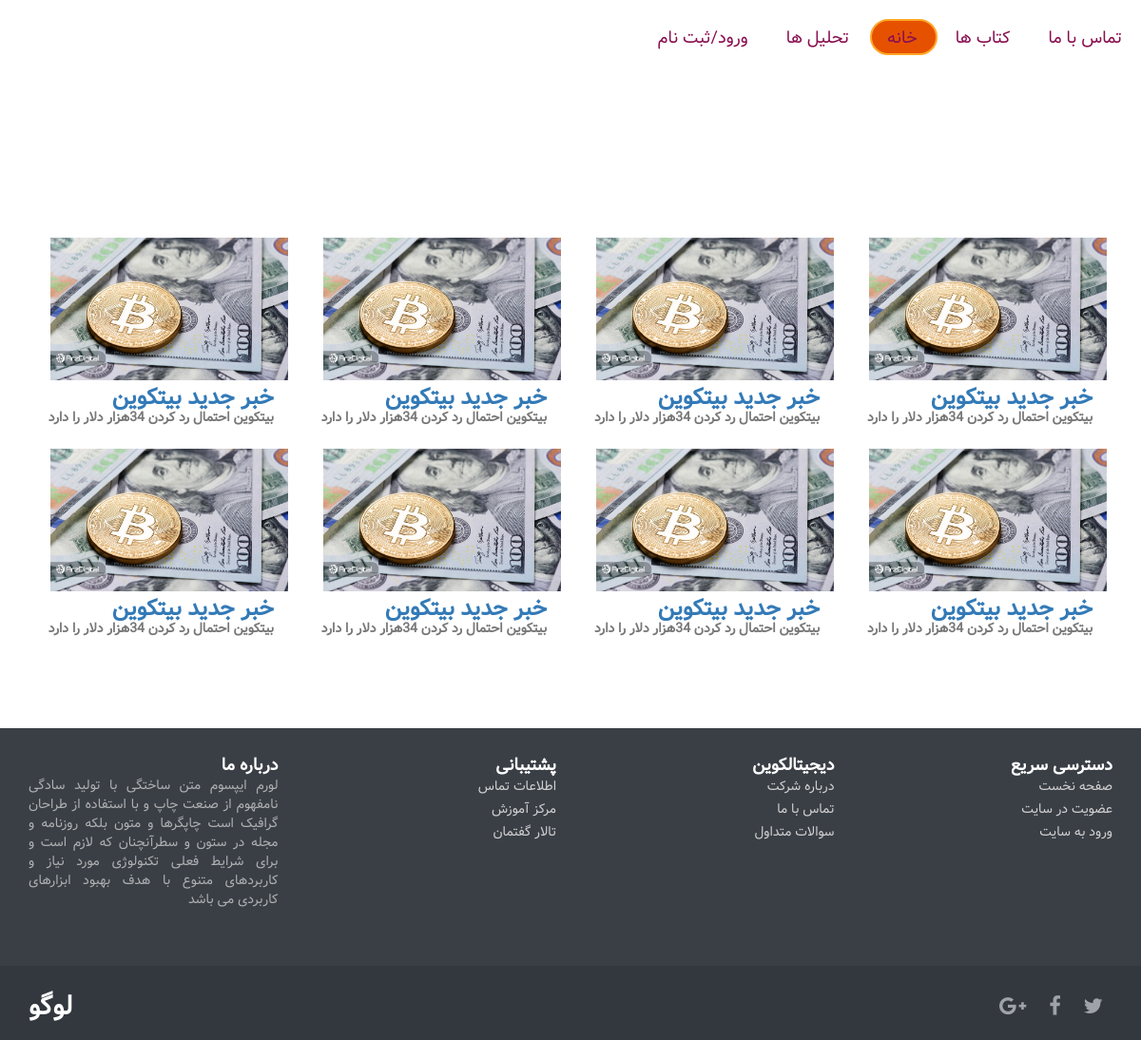
Page /news.php on the committed database.
### tables this page shows
CREATE TABLE `news` (
  `id` int(11) NOT NULL,
  `title` varchar(50) NOT NULL,
  `cover` text NOT NULL,
  `Summary` varchar(100) NOT NULL,
  `text` text NOT NULL
);

### app/db.php (called while the page is built, shortened)
<?php
class db
{
    protected $pdo;
    private $db;
    private $user;
    private $pass;
    private $tbl;
    public function __construct($db = "digitalcoino", $user = "root", $pass = "")
    {
        $this->db = $db;
        $this->user = $user;
        $this->pass = $pass;
    }
    public function connecting()
    {
        try {
            $this->pdo = new PDO("mysql:host=localhost;dbname={$this->db}", $this->user, $this->pass);
        } catch (Exception $e) {
            die($e->getMessage());
        }
    }
    public function setTbl($tbl)
    {
        $this->tbl = $tbl;
    }
    public function selectData($name)
    {
        if (is_array($name)) {
            $names = "'" . implode("','", $name) . "'";
            $stm = $this->pdo->prepare("SELECT {$names} FROM {$this->tbl}");
        } else {
            $stm = $this->pdo->prepare("SELECT {$name} FROM {$this->tbl}");
        }
        $stm->execute();
        $row = $stm->fetchAll(PDO::FETCH_OBJ);
        return $row;
    }
}

### app/todo_list.php (called while the page is built, shortened)
<?php
include_once "db.php";
class todo_list extends db
{
    public function list_items(){
        $res=$this->selectData("*");
        return $res;
    }
    public function setTbl2($tbl)
    {
        $this->tbl = $tbl;
    }
}

### news.php (the view, shortened to what this page needs)
<!DOCTYPE html>
<html lang="en">
<head>
	<link type="text/css" href="news/css/style.css" rel="stylesheet" />
</head>
<body>
    <?php include "include/header.php";?>
    <div id="cards">
        <?php
         include "app/todo_list.php";
         $obj=new todo_list();
		 $obj->setTbl2("news");
		 $result=$obj->list_items();
		 foreach($result as $value):
		?>
		<div id="card">
			<a href="news-index.php?id=<?php echo $value->id; ?>"><img id="card__image" src="<?php echo $value->cover; ?>" alt="wave" width="250px" height="150px" /></a>
			<div id="card-title">
				<a href="news-index.php?id=<?php echo $value->id; ?>"><h2><?php echo $value->title; ?><small><?php echo $value->Summary; ?></small></h2></a>
			</div>
		</div>
		<?php endforeach;?>
	</div>
    <?php include "include/Footer-with-logo.php";?>
</body>
</html>

### news/css/style.css (style rules this page uses)
body { font-family: "Vazir"; direction: rtl; background: #dce1df; color: #4f585e; text-rendering: optimizeLegibility; }
div#cards { margin: 80px auto; max-width: 100%; text-align: center; }
div#card { background: #ffffff; display: inline-block; margin: 8px; max-width:100%; -webkit-perspective: 1000; perspective: 1000; position: relative; text-align: right; transition: all 0.3s 0s ease-in; z-index: 1; }
div#card img { max-width: 100%; }
div#card div#card-title { background: #ffffff; padding: 6px 15px 10px; position: relative; z-index: 0; }
div#card div#card-title h2 { font-size: 24px; font-weight: 700; letter-spacing: 0; margin: 0; padding: 0; }
div#card div#card-title h2 small { display: block; font-size: 14px; font-weight: 600; letter-spacing:0; }

### css/style.css (style rules this page uses)
* { margin: 0px; padding: 0px; box-sizing: border-box; }
body, html { height: 100%; font-family: 'Vazir'; direction: rtl; }
a { margin: 0px; transition: all 0.4s; -webkit-transition: all 0.4s; -o-transition: all 0.4s; -moz-transition: all 0.4s; }
h1,h2,h3,h4,h5,h6 { margin: 0px; }

### css/Footer-with-logo.css (style rules this page uses)
html { height: 100%; }
body { display: flex; display: -webkit-flex; flex-direction: column; -webkit-flex-direction: column; height: 100%; }

### rows in the picture
news: cover (picture), title "خبر جدید بیتکوین", Summary "بیتکوین احتمال رد کردن 34هزار دلار را دارد"
news: cover (picture), title "خبر جدید بیتکوین", Summary "بیتکوین احتمال رد کردن 34هزار دلار را دارد"
news: cover (picture), title "خبر جدید بیتکوین", Summary "بیتکوین احتمال رد کردن 34هزار دلار را دارد"
news: cover (picture), title "خبر جدید بیتکوین", Summary "بیتکوین احتمال رد کردن 34هزار دلار را دارد"
news: cover (picture), title "خبر جدید بیتکوین", Summary "بیتکوین احتمال رد کردن 34هزار دلار را دارد"
news: cover (picture), title "خبر جدید بیتکوین", Summary "بیتکوین احتمال رد کردن 34هزار دلار را دارد"
news: cover (picture), title "خبر جدید بیتکوین", Summary "بیتکوین احتمال رد کردن 34هزار دلار را دارد"
news: cover (picture), title "خبر جدید بیتکوین", Summary "بیتکوین احتمال رد کردن 34هزار دلار را دارد"
